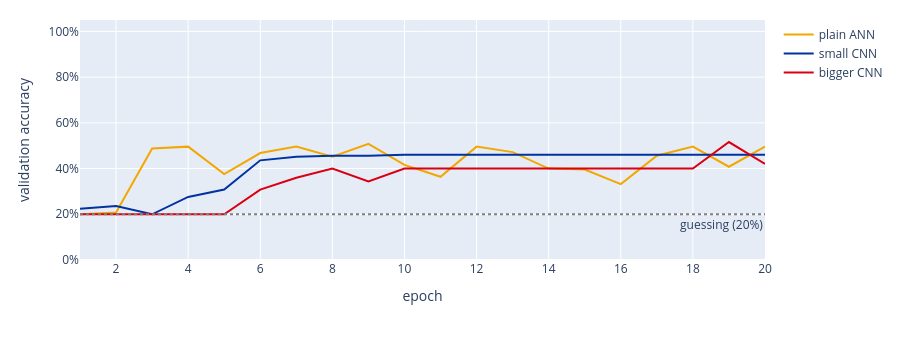

Source (notebook cell):
### Markdown cell above
### The three networks side by side

Validation accuracy per epoch - the same measurement for all three, on one plot:

### Code cell
runs = {"plain ANN": (ann, hist_ann, time_ann, ARM_ORANGE),
        "small CNN": (cnn, hist_cnn, time_cnn, ARM_BLUE),
        "bigger CNN": (big, hist_big, time_big, ARM_RED)}
fig = go.Figure()
for name, (_, hist, _, color) in runs.items():
    fig.add_scatter(x=hist["epoch"], y=hist["val accuracy"], name=name, line_color=color)
fig.add_hline(y=1 / len(CLASSES), line_dash="dot", line_color="gray",
              annotation_text="guessing (20%)", annotation_position="bottom right")
fig.update_layout(height=340, xaxis_title="epoch", yaxis=dict(title="validation accuracy",
                  range=[0, 1.05], tickformat=".0%"), margin=dict(t=20))
fig.show()

### Figure 1 — Plotly figure (JSON) as saved in the notebook; plotly's stock layout.template omitted (floating-point values rounded to 4 significant figures)
{"data": [{"line": {"color": "#F2A800"}, "name": "plain ANN", "type": "scatter", "x": [1, 2, 3, 4, 5, 6, 7, 8, 9, 10, 11, 12, 13, 14, 15, 16, 17, 18, 19, 20], "y": [0.2, 0.208, 0.488, 0.496, 0.376, 0.468, 0.496, 0.452, 0.508, 0.416, 0.364, 0.496, 0.472, 0.4, 0.396, 0.332, 0.456, 0.496, 0.408, 0.496]}, {"line": {"color": "#0033A0"}, "name": "small CNN", "type": "scatter", "x": [1, 2, 3, 4, 5, 6, 7, 8, 9, 10, 11, 12, 13, 14, 15, 16, 17, 18, 19, 20], "y": [0.224, 0.236, 0.2, 0.276, 0.308, 0.436, 0.452, 0.456, 0.456, 0.46, 0.46, 0.46, 0.46, 0.46, 0.46, 0.46, 0.46, 0.46, 0.46, 0.46]}, {"line": {"color": "#D90012"}, "name": "bigger CNN", "type": "scatter", "x": [1, 2, 3, 4, 5, 6, 7, 8, 9, 10, 11, 12, 13, 14, 15, 16, 17, 18, 19, 20], "y": [0.2, 0.2, 0.2, 0.2, 0.2, 0.308, 0.36, 0.4, 0.344, 0.4, 0.4, 0.4, 0.4, 0.4, 0.4, 0.4, 0.4, 0.4, 0.516, 0.42]}], "layout": {"annotations": [{"showarrow": false, "text": "guessing (20%)", "x": 1, "xanchor": "right", "xref": "x domain", "y": 0.2, "yanchor": "top", "yref": "y"}], "height": 340, "margin": {"t": 20}, "shapes": [{"line": {"color": "gray", "dash": "dot"}, "type": "line", "x0": 0, "x1": 1, "xref": "x domain", "y0": 0.2, "y1": 0.2, "yref": "y"}], "xaxis": {"title": {"text": "epoch"}}, "yaxis": {"range": [0, 1.05], "tickformat": ".0%", "title": {"text": "validation accuracy"}}}}
